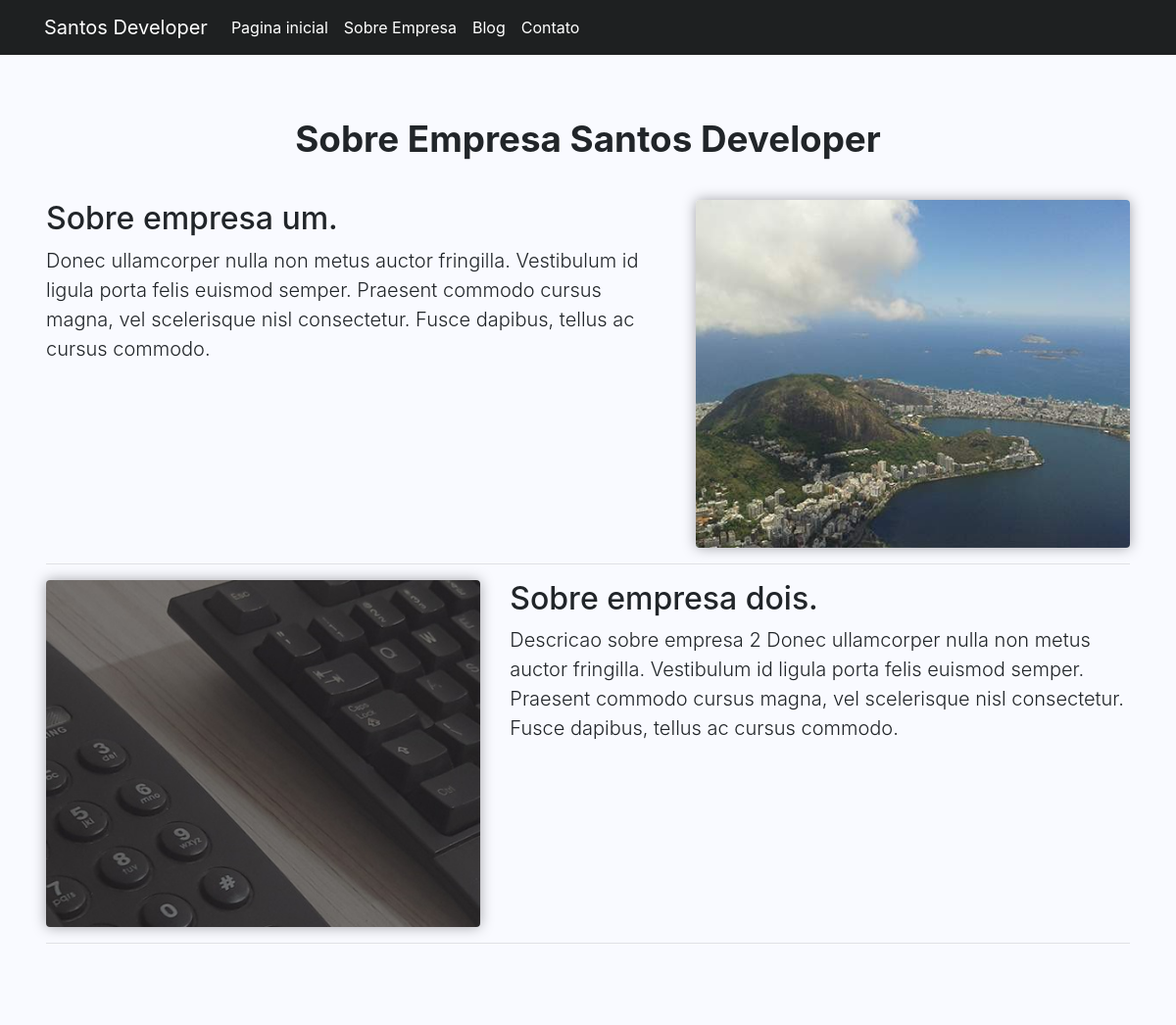
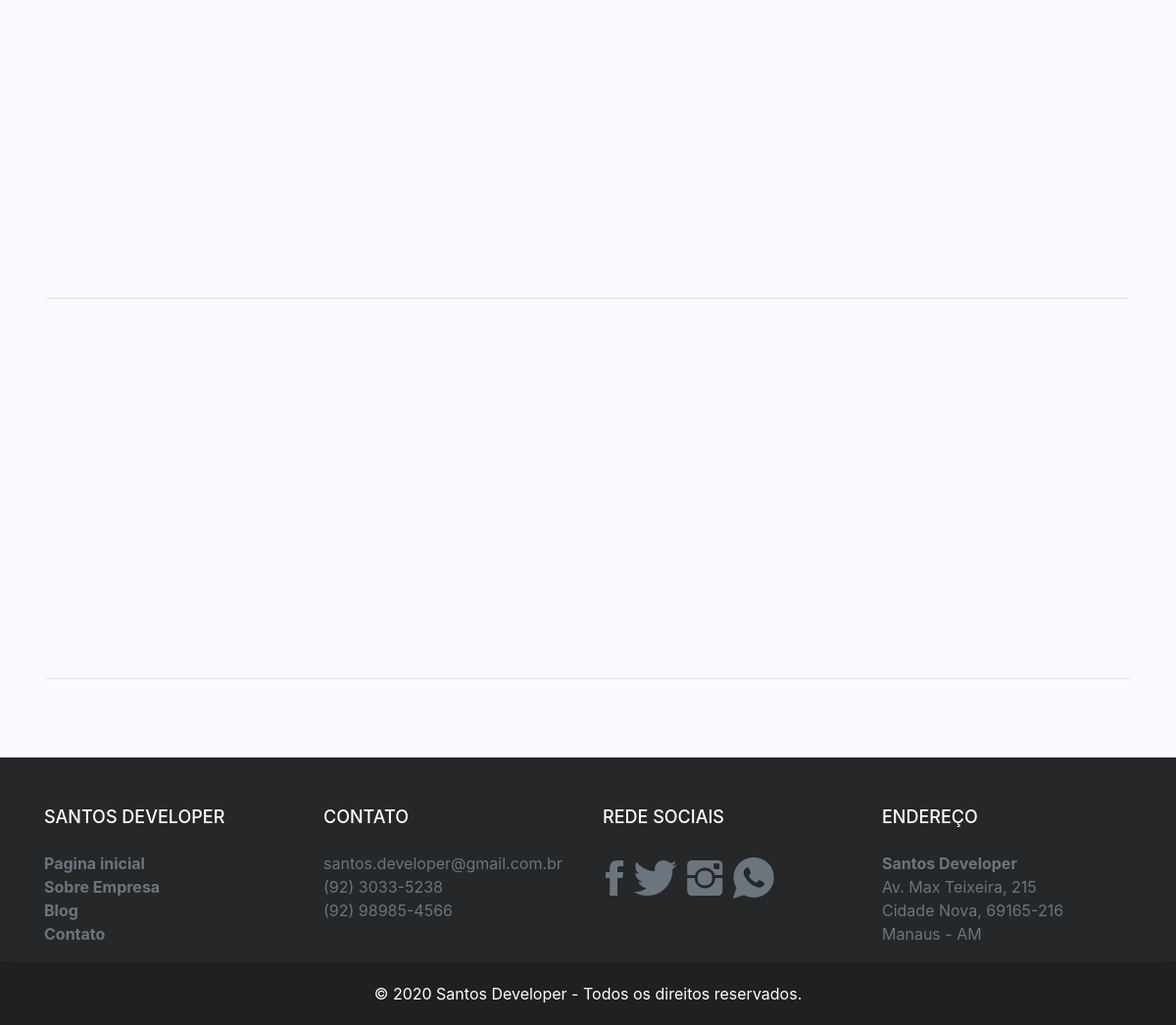
The app's page /site/sobre-empresa with its own data (2 pictures, top to bottom).
### tables this page shows
CREATE TABLE `sts_paginas` (
  `id` int(11) NOT NULL,
  `controller` varchar(220) NOT NULL,
  `endereco` varchar(220) NOT NULL,
  `nome_pagina` varchar(220) NOT NULL,
  `titulo` varchar(220) NOT NULL,
  `obs` text DEFAULT NULL,
  `keywords` varchar(220) NOT NULL,
  `description` varchar(220) NOT NULL,
  `author` varchar(50) NOT NULL,
  `imagem` varchar(120) DEFAULT NULL,
  `lib_bloqueado` int(11) NOT NULL DEFAULT 2,
  `ordem_paginas` int(11) NOT NULL,
  `sts_tipos_pagina_id` int(11) NOT NULL,
  `sts_robot_id` int(11) NOT NULL,
  `sts_situacao_pagina_id` int(11) NOT NULL DEFAULT 2,
  `created` datetime NOT NULL,
  `modified` datetime DEFAULT NULL
);

CREATE TABLE `sts_sob_empresa` (
  `id` int(11) NOT NULL,
  `titulo` varchar(220) NOT NULL,
  `descricao` text NOT NULL,
  `imagem` varchar(220) NOT NULL,
  `ordem` int(11) NOT NULL,
  `adms_sit_id` int(11) NOT NULL,
  `created` datetime NOT NULL,
  `modified` datetime DEFAULT NULL
);

CREATE TABLE `sts_footer` (
  `id` int(11) NOT NULL,
  `nome_empresa` varchar(220) NOT NULL,
  `copyright` varchar(220) NOT NULL,
  `email` varchar(220) NOT NULL,
  `telefone1` varchar(30) NOT NULL,
  `telefone2` varchar(30) NOT NULL,
  `facebook_url` varchar(220) NOT NULL,
  `twitter_url` varchar(220) NOT NULL,
  `instagram_url` varchar(220) NOT NULL,
  `whatsapp_url` varchar(220) NOT NULL,
  `rua` varchar(100) NOT NULL,
  `bairro` varchar(100) NOT NULL,
  `cidade` varchar(100) NOT NULL,
  `numero` varchar(8) NOT NULL,
  `cep` varchar(10) NOT NULL,
  `uf` char(2) NOT NULL,
  `sts_tipos_paginas_id` int(11) NOT NULL,
  `created` datetime NOT NULL,
  `modified` datetime DEFAULT NULL
);

### site/app/sts/Controllers/SobreEmpresa.php (called while the page is built, shortened)
<?php
class SobreEmpresa
{
    private $dados;
    public function index()
    {
        $this->menu();
        $this->infoCompany();
        $this->footer();
        $loadView = new \Core\ConfigView('sts/Views/infoCompany/infoCompany', $this->dados);
        $loadView->renderView();
    }
    private function infoCompany()
    {
        $listCompany = new \Sts\Models\StsInfoCompany();
        $this->dados['stsSobEmpresa'] = $listCompany->listInfCompany();
    }
    private function seo()
    {
        $listSeo = new \Sts\Models\StsSeo();
        $this->dados['seo'] = $listSeo->listSeo();
    }
    private function menu()
    {
        $listMenu = new \Sts\Models\StsMenu();
        $this->dados['menu'] = $listMenu->listMenu();
    }
    private function footer()
    {
        $listFooter = new \Sts\Models\StsFooter();
        $this->dados['stsFooter'] = $listFooter->listFooter();
    }
}

### site/core/ConfigController.php (called while the page is built, shortened)
<?php
class ConfigController
{
    private $urlController;
    private $classLoad;
    private $pages;
    private function checkUrl()
    {
        $this->url = filter_input(INPUT_GET, 'url', FILTER_DEFAULT);
        $this->urlComplete = explode("/", $this->url);
        if (isset($this->urlComplete[0])) {
            $this->urlController = $this->convertControllerUrl($this->urlComplete[0]);
        } else {
            $this->urlController = $this->convertControllerUrl(CONTROLER);
        }
    }
    private function convertControllerUrl($stringUrl)
    {
        $UrlController = str_replace(" ", "", ucwords(implode(" ", explode("-", strtolower($stringUrl)))));
        return $UrlController;
    }
    public function classLoadPage()
    {
        $listPg = new \Sts\Models\StsPages();
        $this->pages = $listPg->listPages($this->urlController);
        if ($this->pages) {
            return $this->checkClassPage();
        }
        $this->urlController = $this->convertControllerUrl(CONTROLER);
        return $this->classLoadPage();
    }
    private function checkClassPage()
    {
        extract($this->pages[0]);
        $this->classPage = "\\App\\{$tipo_tpg}\\Controllers\\" . $this->urlController;
        if (class_exists($this->classPage)) {
            return $this->checkMethodIndex();
        }
        $this->urlController = $this->convertControllerUrl(CONTROLER);
        return $this->classLoadPage();
    }
    private function checkMethodIndex()
    {
        $this->classLoad = new $this->classPage;
        if (method_exists($this->classLoad, "index")) {
            return $this->checkParamURL();
        }
        $this->urlController = $this->convertControllerUrl(CONTROLER);
        return $this->classLoadPage();
    }
    private function checkParamURL()
    {
        return $this->classLoad->index();
    }
}

### site/index.php (called while the page is built, shortened)
<?php
$Url = new Home();
$Url->classLoadPage();

### site/app/sts/Models/helper/StsRead.php (called while the page is built, shortened)
<?php
class StsRead extends StsConn
{
    private $select;
    private $values;
    private $query;
    public function fullRead($query, $parseString = null)
    {
        $this->select = (string) $query;
        if (!empty($parseString)) {
            parse_str($parseString, $this->values);
        }
        $this->exeInstruction();
    }
    private function exeInstruction()
    {
        $this->conection();
        try {
            $this->getInstruction();
            $this->query->execute();
            $this->result = $this->query->fetchAll();
        } catch (Exception $exc) {
            $this->result = null;
        }
    }
    private function conection()
    {
        $this->conn = parent::getConn();
        $this->query = $this->conn->prepare($this->select);
        $this->query->setFetchMode(PDO::FETCH_ASSOC);
    }
    private function getInstruction()
    {
        if ($this->values) {
            foreach ($this->values as $Link => $Valor) {
                if ($Link == 'limit' || $Link == 'offset') {
                    $Valor = (int) $Valor;
                }
                $this->query->bindValue(":{$Link}", $Valor,
                        (is_int($Valor) ? PDO::PARAM_INT : PDO::PARAM_STR));
            }
        }
    }
}

### site/app/sts/Models/helper/StsConn.php (called while the page is built, shortened)
<?php
class StsConn
{
    public static $host = HOST;
    public static $Uuser = USER;
    public static $pass = PASS;
    public static $dbname = DBNAME;
    private static $connect = null;
    private static function connect()
    {
        try {
            if (self::$connect == null) {
                self::$connect = new PDO('mysql:host=' .self::$host . ';dbname='
                . self::$dbname, self::$Uuser, self::$pass);
            }
        } catch (Exception $exc) {
            echo 'mensagem: ' . $exc->getMessage();
            die;
        }
        return self::$connect;
    }
    public function getConn()
    {
        return self::connect();
    }
}

### site/app/sts/Models/StsMenu.php (called while the page is built, shortened)
<?php
class StsMenu
{
    public function listMenu()
    {
        $list = new \Sts\Models\helper\StsRead();
        $list->fullRead(
                'SELECT
                    endereco,
                    nome_pagina
                FROM
                    sts_paginas
                WHERE
                    lib_bloqueado =:lib_bloqueado
                    AND sts_situacao_pagina_id =:sts_situacao_pagina_id
                ORDER BY
                    ordem_paginas ASC',
                "lib_bloqueado=1&sts_situacao_pagina_id=1");
        $this->result = $list->getResult();
        return $this->result;
    }
}

### site/app/sts/Models/StsInfoCompany.php (called while the page is built, shortened)
<?php
class StsInfoCompany
{
    public function listInfCompany()
    {
        $company = new \Sts\Models\helper\StsRead();
        $company->fullRead(
                'SELECT
                    id,
                    titulo,
                    descricao,
                    imagem
                FROM
                    sts_sob_empresa
                WHERE
                    adms_sit_id =:adms_sit_id
                ORDER BY
                    ordem ASC',
                    'adms_sit_id=1');
        $this->result = $company->getResult();
        return $this->result;
    }
}

### site/app/sts/Models/StsFooter.php (called while the page is built, shortened)
<?php
class StsFooter
{
    public function listFooter()
    {
        $list = new \Sts\Models\helper\StsRead();
        $list->fullRead(
                "SELECT
                    nome_empresa,
                    copyright,
                    email,
                    telefone1,
                    telefone2,
                    facebook_url,
                    twitter_url,
                    instagram_url,
                    whatsapp_url,
                    rua,
                    bairro,
                    cidade,
                    numero,
                    cep,
                    uf
                FROM
                    sts_footer
                WHERE
                    sts_tipos_paginas_id =:sts_tipos_paginas_id
                LIMIT :limit",
                "sts_tipos_paginas_id=1&limit=1");
        $this->result = $list->getResult();
        return $this->result;
    }
}

### site/app/sts/Views/infoCompany/infoCompany.php (the view, shortened to what this page needs)
<main role="main">
    <div class="jumbotron sobre-empresa">
        <div class="container">
            <h2 class="display-4 text-center servicosh2">Sobre Empresa Santos Developer</h2>
            <?php
            $contSobEmpresa = 1;
            foreach ($this->dados['stsSobEmpresa'] as $sobEmpresa) {
                extract($sobEmpresa);
                if ($contSobEmpresa == 1) {
                    ?>
                    <div class="row featurette">
                        <div class="col-md-7 animation-right">
                            <h2 class="featurette-heading"><?php echo $titulo; ?></h2>
                            <p class="lead"><?php echo $descricao; ?></p>
                        </div>
                        <div class="col-md-5 animation-left">
                            <img class="featurette-image add-shadow img-fluid mx-auto"
                                 src="<?php echo URL . '/assets/images/imgsInfoCompany/'
                                        . $id . '/' . $imagem; ?>"
                                 alt="<?php echo $titulo; ?>">
                        </div>
                    </div>
                    <hr class="featurette-divider">
                    <?php
                    $contSobEmpresa = 2;
                } else {
                    ?>
                    <div class="row featurette">
                        <div class="col-md-7 order-md-2 animation-left">
                            <h2 class="featurette-heading"><?php echo $titulo; ?></h2>
                            <p class="lead"><?php echo $descricao; ?></p>
                        </div>
                        <div class="col-md-5 order-md-1 animation-right">
                            <img class="featurette-image add-shadow img-fluid mx-auto"
                                 src="<?php echo URL . '/assets/images/imgsInfoCompany/'
                                        . $id . '/' . $imagem; ?>"
                                 alt="<?php echo $titulo; ?>">
                        </div>
                    </div>
                    <hr class="featurette-divider">
                    <?php
                    $contSobEmpresa = 1;
                }
            }
            ?>
        </div>
    </div>
</main>

### site/app/sts/Views/include/menu.php (shortened to what this page needs)
<header>
    <nav class="navbar navbar-expand-md navbar-dark fixed-top header-navbar">
        <div class="container">
            <a class="navbar-brand" href="<?php echo URL; ?>">Santos Developer</a>
            <div class="collapse navbar-collapse" id="navbarCollapse">
                <ul class="navbar-nav mr-auto">
                    <?php
                    foreach ($this->dados['menu'] as $menu) {
                        extract($menu);
                        ?>
                        <li class="nav-item">
                            <a class="nav-link text-white link-mouse"
                               href="<?php echo URL . $endereco; ?>">
                                   <?php echo $nome_pagina; ?>
                            </a>
                        </li>
                        <?php
                    }
                    ?>
                </ul>
            </div>
        </div>
    </nav>
</header>

### site/app/sts/Views/include/footer.php (shortened to what this page needs)
<footer class="footer">
    <div class="container text-muted">
        <div class="row">
            <div class="col-xl-3 col-lg-3 col-md-6 col-sm-6">
                <h4 class="text-white">Santos Developer</h4>
                <ul class="list-unstyled">
                    <?php
                    foreach ($this->dados['menu'] as $menu) {
                        extract($menu);
                        ?>
                        <li class="menu-footer">
                            <a class="text-muted font-weight-bold link-mouse"
                               href="<?php echo URL . $endereco; ?>">
                                   <?php echo $nome_pagina; ?>
                            </a>
                        </li>
                        <?php
                    }
                    ?>
                </ul>
            </div>
            <?php extract($this->dados['stsFooter'][0]); ?>
            <div class="col-xl-3 col-lg-3 col-md-6 col-sm-6">
                <h4 class="text-white">Contato</h4>
                <div class="company-contact">
                    <ul class="list-unstyled">
                        <li>
                            <a class="text-muted link-mouse" href="mailto:">
                                <?php echo $email ?>
                            </a>
                        </li>
                        <li>
                            <i class="fa fa-phone"></i><a><?php echo $telefone1 ?></a><br>
                            <i class="fa fa-phone"></i><a><?php echo $telefone2 ?></a>
                        </li>
                    </ul>
                </div>
            </div>
            <div class="col-xl-3 col-lg-3 col-md-6 col-sm-6">
                <h4 class="text-white">Rede Sociais</h4>
                <div class="company-social">
                    <ul class="list-unstyled">
                        <li>
                            <span class="step size-48">
                                <a href="<?php echo $facebook_url; ?>" class="link-mouse text-muted" target="_blank">
                                    <i class="icon ion-social-facebook"></i>
                                </a>
                            </span>
                        </li>
                        <li>
                            <span class="step size-48">
                                <a href="<?php echo $twitter_url; ?>" class="link-mouse text-muted" target="_blank">
                                    <i class="icon icon ion-social-twitter"></i>
                                </a>
                            </span>
                        </li>
                        <li>
                            <span class="step size-48">
                                <a href="<?php echo $instagram_url; ?>" class="link-mouse text-muted" target="_blank">
                                    <i class="icon ion-social-instagram"></i>
                                </a>
                            </span>
                        </li>
                        <li>
                            <span class="step size-48">
                                <a href="<?php echo $whatsapp_url; ?>" class="link-mouse text-muted" target="_blank">
                                    <i class="icon ion-social-whatsapp"></i>
                                </a>
                            </span>
                        </li>
                    </ul>
                </div>
            </div>
            <div class="col-xl-3 col-lg-3 col-md-6 col-sm-6">
                <h4 class="text-white">Endereço</h4>
                <ul class="list-unstyled">
                    <li>
                        <strong><?php echo $nome_empresa ?></strong><br>
                        <span><?php echo $rua ?></span>, <span><?php echo $numero ?></span><br>
                        <span><?php echo $bairro ?></span>, <span><?php echo $cep ?></span><br>
                        <span><?php echo $cidade ?></span> - <span><?php echo $uf ?></span>
                    </li>
                </ul>
            </div>
        </div>
    </div>
    <div class="col-xl-12 col-lg-12 sub-footer">
        <p class="company-copyright text-white"><?php echo $copyright ?></p>
    </div
</footer>
</body>
</html>

### records on screen
sts_paginas: nome_pagina "Pagina inicial"
sts_paginas: nome_pagina "Sobre Empresa"
sts_paginas: nome_pagina "Blog"
sts_paginas: nome_pagina "Contato"
sts_sob_empresa: titulo "Sobre empresa um.", descricao "Donec ullamcorper nulla non metus auctor fringilla. Vestibulum id ligula porta felis euismod semper. Praesent commodo cursus magna, vel scelerisque nisl consectetur. Fusce dapibus, tellus ac cursus commodo.", imagem (picture)
sts_sob_empresa: titulo "Sobre empresa dois.", descricao "Descricao sobre empresa 2 Donec ullamcorper nulla non metus auctor fringilla. Vestibulum id ligula porta felis euismod semper. Praesent commodo cursus magna, vel scelerisque nisl consectetur. Fusce dapibus, tellus ac cursus commodo.", imagem (picture)
sts_footer: email "santos.developer@gmail.com.br", telefone1 "(92) 3033-5238", telefone2 "(92) 98985-4566", nome_empresa "Santos Developer", rua "Av. Max Teixeira", numero "215", bairro "Cidade Nova", cep "69165-216", cidade "Manaus", uf "AM", copyright "© 2020 Santos Developer - Todos os direitos reservados."
